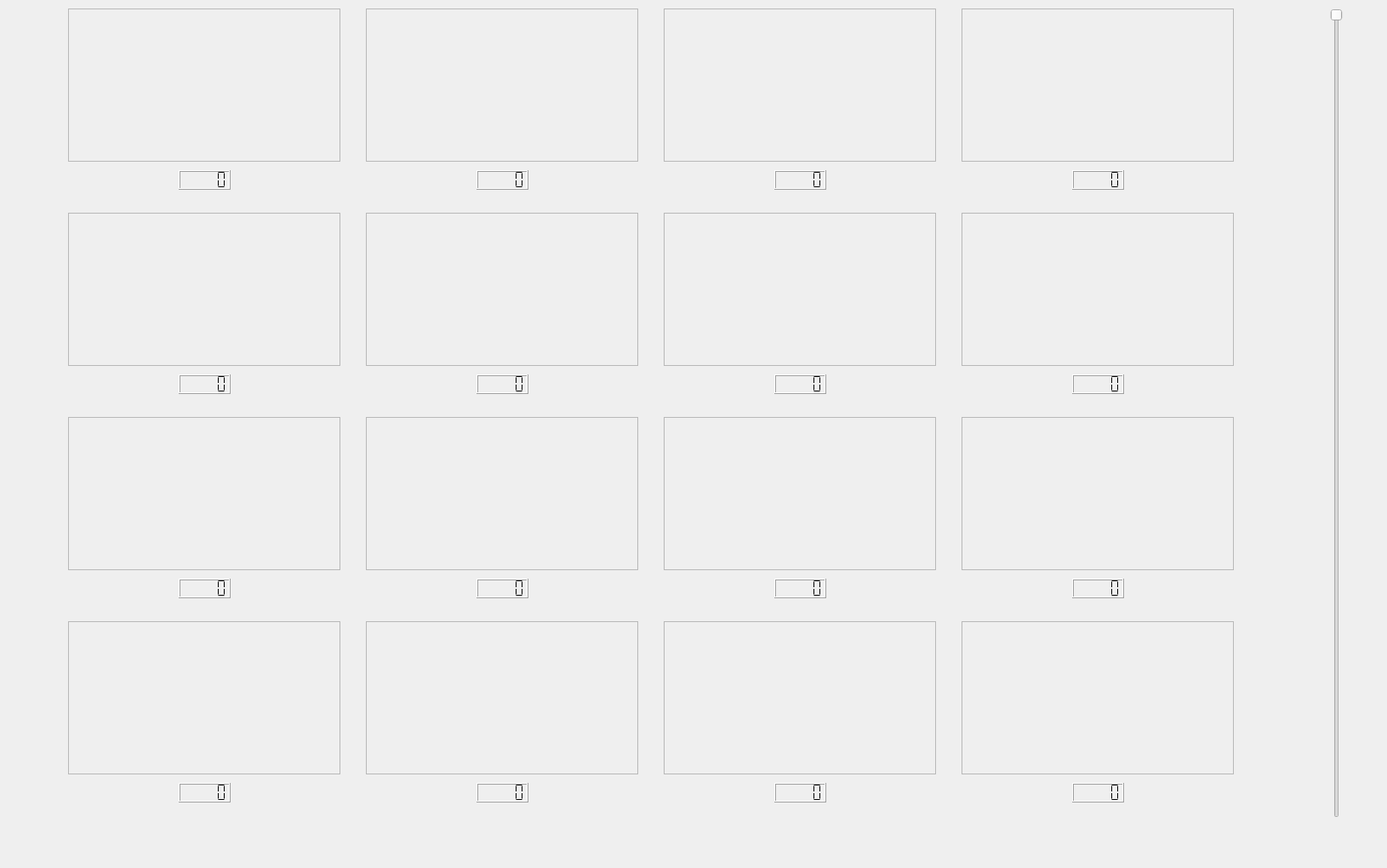
    <widget class="QWidget" name="gallerypage">
     <attribute name="title">
      <string>Gallery</string>
     </attribute>
     <widget class="QFrame" name="dataframe_2">
      <property name="geometry">
       <rect>
        <x>0</x>
        <y>0</y>
        <width>1621</width>
        <height>1011</height>
       </rect>
      </property>
      <property name="frameShape">
       <enum>QFrame::NoFrame</enum>
      </property>
      <property name="frameShadow">
       <enum>QFrame::Raised</enum>
      </property>
      <widget class="QFrame" name="videoframe_4">
       <property name="geometry">
        <rect>
         <x>10</x>
         <y>0</y>
         <width>1531</width>
         <height>1001</height>
        </rect>
       </property>
       <property name="frameShape">
        <enum>QFrame::NoFrame</enum>
       </property>
       <property name="frameShadow">
        <enum>QFrame::Raised</enum>
       </property>
       <widget class="ClickLabel" name="a">
        <property name="geometry">
         <rect>
          <x>70</x>
          <y>10</y>
          <width>320</width>
          <height>180</height>
         </rect>
        </property>
        <property name="focusPolicy">
         <enum>Qt::NoFocus</enum>
        </property>
        <property name="frameShape">
         <enum>QFrame::StyledPanel</enum>
        </property>
        <property name="text">
         <string/>
        </property>
       </widget>
       <widget class="ClickLabel" name="b">
        <property name="geometry">
         <rect>
          <x>420</x>
          <y>10</y>
          <width>320</width>
          <height>180</height>
         </rect>
        </property>
        <property name="focusPolicy">
         <enum>Qt::NoFocus</enum>
        </property>
        <property name="frameShape">
         <enum>QFrame::StyledPanel</enum>
        </property>
        <property name="text">
         <string/>
        </property>
       </widget>
       <widget class="ClickLabel" name="c">
        <property name="geometry">
         <rect>
          <x>770</x>
          <y>10</y>
          <width>320</width>
          <height>180</height>
         </rect>
        </property>
        <property name="focusPolicy">
         <enum>Qt::NoFocus</enum>
        </property>
        <property name="frameShape">
         <enum>QFrame::StyledPanel</enum>
        </property>
        <property name="text">
         <string/>
        </property>
       </widget>
       <widget class="ClickLabel" name="d">
        <property name="geometry">
         <rect>
          <x>1120</x>
          <y>10</y>
          <width>320</width>
          <height>180</height>
         </rect>
        </property>
        <property name="focusPolicy">
         <enum>Qt::NoFocus</enum>
        </property>
        <property name="frameShape">
         <enum>QFrame::StyledPanel</enum>
        </property>
        <property name="text">
         <string/>
        </property>
       </widget>
       <widget class="ClickLabel" name="g">
        <property name="geometry">
         <rect>
          <x>770</x>
          <y>250</y>
          <width>320</width>
          <height>180</height>
         </rect>
        </property>
        <property name="focusPolicy">
         <enum>Qt::NoFocus</enum>
        </property>
        <property name="frameShape">
         <enum>QFrame::StyledPanel</enum>
        </property>
        <property name="text">
         <string/>
        </property>
       </widget>
       <widget class="ClickLabel" name="h">
        <property name="geometry">
         <rect>
          <x>1120</x>
          <y>250</y>
          <width>320</width>
          <height>180</height>
         </rect>
        </property>
        <property name="focusPolicy">
         <enum>Qt::NoFocus</enum>
        </property>
        <property name="frameShape">
         <enum>QFrame::StyledPanel</enum>
        </property>
        <property name="text">
         <string/>
        </property>
       </widget>
       <widget class="ClickLabel" name="e">
        <property name="geometry">
         <rect>
          <x>70</x>
          <y>250</y>
          <width>320</width>
          <height>180</height>
         </rect>
        </property>
        <property name="focusPolicy">
         <enum>Qt::NoFocus</enum>
        </property>
        <property name="frameShape">
         <enum>QFrame::StyledPanel</enum>
        </property>
        <property name="text">
         <string/>
        </property>
       </widget>
       <widget class="ClickLabel" name="f">
        <property name="geometry">
         <rect>
          <x>420</x>
          <y>250</y>
          <width>320</width>
          <height>180</height>
         </rect>
        </property>
        <property name="focusPolicy">
         <enum>Qt::NoFocus</enum>
        </property>
        <property name="frameShape">
         <enum>QFrame::StyledPanel</enum>
        </property>
        <property name="text">
         <string/>
        </property>
       </widget>
       <widget class="ClickLabel" name="l">
        <property name="geometry">
         <rect>
          <x>1120</x>
          <y>490</y>
          <width>320</width>
          <height>180</height>
         </rect>
        </property>
        <property name="focusPolicy">
         <enum>Qt::NoFocus</enum>
        </property>
        <property name="frameShape">
         <enum>QFrame::StyledPanel</enum>
        </property>
        <property name="text">
         <string/>
        </property>
       </widget>
       <widget class="ClickLabel" name="i">
        <property name="geometry">
         <rect>
          <x>70</x>
          <y>490</y>
          <width>320</width>
          <height>180</height>
         </rect>
        </property>
        <property name="focusPolicy">
         <enum>Qt::NoFocus</enum>
        </property>
        <property name="frameShape">
         <enum>QFrame::StyledPanel</enum>
        </property>
        <property name="text">
         <string/>
        </property>
       </widget>
       <widget class="ClickLabel" name="k">
        <property name="geometry">
         <rect>
          <x>770</x>
          <y>490</y>
          <width>320</width>
          <height>180</height>
         </rect>
        </property>
        <property name="focusPolicy">
         <enum>Qt::NoFocus</enum>
        </property>
        <property name="frameShape">
         <enum>QFrame::StyledPanel</enum>
        </property>
        <property name="text">
         <string/>
        </property>
       </widget>
       <widget class="ClickLabel" name="j">
        <property name="geometry">
         <rect>
          <x>420</x>
          <y>490</y>
          <width>320</width>
          <height>180</height>
         </rect>
        </property>
        <property name="focusPolicy">
         <enum>Qt::NoFocus</enum>
        </property>
        <property name="frameShape">
         <enum>QFrame::StyledPanel</enum>
        </property>
        <property name="text">
         <string/>
        </property>
       </widget>
       <widget class="ClickLabel" name="o">
        <property name="geometry">
         <rect>
          <x>770</x>
          <y>730</y>
          <width>320</width>
          <height>180</height>
         </rect>
        </property>
        <property name="focusPolicy">
         <enum>Qt::NoFocus</enum>
        </property>
        <property name="frameShape">
         <enum>QFrame::StyledPanel</enum>
        </property>
        <property name="text">
         <string/>
        </property>
       </widget>
       <widget class="ClickLabel" name="m">
        <property name="geometry">
         <rect>
          <x>70</x>
          <y>730</y>
          <width>320</width>
          <height>180</height>
         </rect>
        </property>
        <property name="focusPolicy">
         <enum>Qt::NoFocus</enum>
        </property>
        <property name="frameShape">
         <enum>QFrame::StyledPanel</enum>
        </property>
        <property name="text">
         <string/>
        </property>
       </widget>
       <widget class="ClickLabel" name="p">
        <property name="geometry">
         <rect>
          <x>1120</x>
          <y>730</y>
          <width>320</width>
          <height>180</height>
         </rect>
        </property>
        <property name="focusPolicy">
         <enum>Qt::NoFocus</enum>
        </property>
        <property name="frameShape">
         <enum>QFrame::StyledPanel</enum>
        </property>
        <property name="text">
         <string/>
        </property>
       </widget>
       <widget class="ClickLabel" name="n">
        <property name="geometry">
         <rect>
          <x>420</x>
          <y>730</y>
          <width>320</width>
          <height>180</height>
         </rect>
        </property>
        <property name="focusPolicy">
         <enum>Qt::NoFocus</enum>
        </property>
        <property name="frameShape">
         <enum>QFrame::StyledPanel</enum>
        </property>
        <property name="text">
         <string/>
        </property>
       </widget>
       <widget class="QLCDNumber" name="numa">
        <property name="geometry">
         <rect>
          <x>200</x>
          <y>200</y>
          <width>61</width>
          <height>23</height>
         </rect>
        </property>
        <property name="segmentStyle">
         <enum>QLCDNumber::Flat</enum>
        </property>
       </widget>
       <widget class="QLCDNumber" name="numb">
        <property name="geometry">
         <rect>
          <x>550</x>
          <y>200</y>
          <width>61</width>
          <height>23</height>
         </rect>
        </property>
        <property name="segmentStyle">
         <enum>QLCDNumber::Flat</enum>
        </property>
       </widget>
       <widget class="QLCDNumber" name="numc">
        <property name="geometry">
         <rect>
          <x>900</x>
          <y>200</y>
          <width>61</width>
          <height>23</height>
         </rect>
        </property>
        <property name="segmentStyle">
         <enum>QLCDNumber::Flat</enum>
        </property>
       </widget>
       <widget class="QLCDNumber" name="numd">
        <property name="geometry">
         <rect>
          <x>1250</x>
          <y>200</y>
          <width>61</width>
          <height>23</height>
         </rect>
        </property>
        <property name="segmentStyle">
         <enum>QLCDNumber::Flat</enum>
        </property>
       </widget>
       <widget class="QLCDNumber" name="numh">
        <property name="geometry">
         <rect>
          <x>1250</x>
          <y>440</y>
          <width>61</width>
          <height>23</height>
         </rect>
        </property>
        <property name="segmentStyle">
         <enum>QLCDNumber::Flat</enum>
        </property>
       </widget>
       <widget class="QLCDNumber" name="nume">
        <property name="geometry">
         <rect>
          <x>200</x>
          <y>440</y>
          <width>61</width>
          <height>23</height>
         </rect>
        </property>
        <property name="segmentStyle">
         <enum>QLCDNumber::Flat</enum>
        </property>
       </widget>
       <widget class="QLCDNumber" name="numf">
        <property name="geometry">
         <rect>
          <x>550</x>
          <y>440</y>
          <width>61</width>
          <height>23</height>
         </rect>
        </property>
        <property name="segmentStyle">
         <enum>QLCDNumber::Flat</enum>
        </property>
       </widget>
       <widget class="QLCDNumber" name="numg">
        <property name="geometry">
         <rect>
          <x>900</x>
          <y>440</y>
          <width>61</width>
          <height>23</height>
         </rect>
        </property>
        <property name="segmentStyle">
         <enum>QLCDNumber::Flat</enum>
        </property>
       </widget>
       <widget class="QLCDNumber" name="numj">
        <property name="geometry">
         <rect>
          <x>550</x>
          <y>680</y>
          <width>61</width>
          <height>23</height>
         </rect>
        </property>
        <property name="segmentStyle">
         <enum>QLCDNumber::Flat</enum>
        </property>
       </widget>
       <widget class="QLCDNumber" name="numi">
        <property name="geometry">
         <rect>
          <x>200</x>
          <y>680</y>
          <width>61</width>
          <height>23</height>
         </rect>
        </property>
        <property name="segmentStyle">
         <enum>QLCDNumber::Flat</enum>
        </property>
       </widget>
       <widget class="QLCDNumber" name="numk">
        <property name="geometry">
         <rect>
          <x>900</x>
          <y>680</y>
          <width>61</width>
          <height>23</height>
         </rect>
        </property>
        <property name="segmentStyle">
         <enum>QLCDNumber::Flat</enum>
        </property>
       </widget>
       <widget class="QLCDNumber" name="numl">
        <property name="geometry">
         <rect>
          <x>1250</x>
          <y>680</y>
          <width>61</width>
          <height>23</height>
         </rect>
        </property>
        <property name="segmentStyle">
         <enum>QLCDNumber::Flat</enum>
        </property>
       </widget>
       <widget class="QLCDNumber" name="numo">
        <property name="geometry">
         <rect>
          <x>900</x>
          <y>920</y>
          <width>61</width>
          <height>23</height>
         </rect>
        </property>
        <property name="segmentStyle">
         <enum>QLCDNumber::Flat</enum>
        </property>
       </widget>
       <widget class="QLCDNumber" name="numn">
        <property name="geometry">
         <rect>
          <x>550</x>
          <y>920</y>
          <width>61</width>
          <height>23</height>
         </rect>
        </property>
        <property name="segmentStyle">
         <enum>QLCDNumber::Flat</enum>
        </property>
       </widget>
       <widget class="QLCDNumber" name="nump">
        <property name="geometry">
         <rect>
          <x>1250</x>
          <y>920</y>
          <width>61</width>
          <height>23</height>
         </rect>
        </property>
        <property name="segmentStyle">
         <enum>QLCDNumber::Flat</enum>
        </property>
       </widget>
       <widget class="QLCDNumber" name="numm">
        <property name="geometry">
         <rect>
          <x>200</x>
          <y>920</y>
          <width>61</width>
          <height>23</height>
         </rect>
        </property>
        <property name="segmentStyle">
         <enum>QLCDNumber::Flat</enum>
        </property>
       </widget>
      </widget>
      <widget class="QFrame" name="scrubframe_4">
       <property name="geometry">
        <rect>
         <x>1540</x>
         <y>0</y>
         <width>81</width>
         <height>1001</height>
        </rect>
       </property>
       <property name="frameShape">
        <enum>QFrame::NoFrame</enum>
       </property>
       <property name="frameShadow">
        <enum>QFrame::Raised</enum>
       </property>
       <widget class="QSlider" name="verticalSlider_3">
        <property name="geometry">
         <rect>
          <x>20</x>
          <y>10</y>
          <width>22</width>
          <height>951</height>
         </rect>
        </property>
        <property name="orientation">
         <enum>Qt::Vertical</enum>
        </property>
        <property name="invertedAppearance">
         <bool>true</bool>
        </property>
       </widget>
      </widget>
     </widget>
    </widget>
